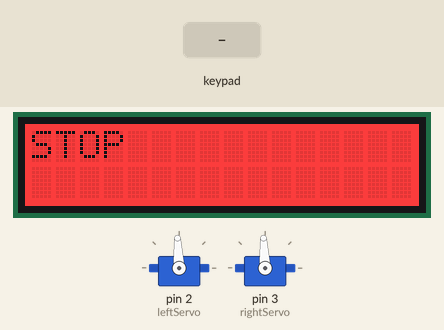
Simulated run of this sketch. Board: Arduino Uno, built with avr-gcc and run on an emulated ATmega328P. Shown: 2 × servo, 16×2 character LCD. The inputs (shaded band) are chosen by the test bench.

Above: at 1.2 s.
1.3 s: key 'L' pressed
At 2.0 s:
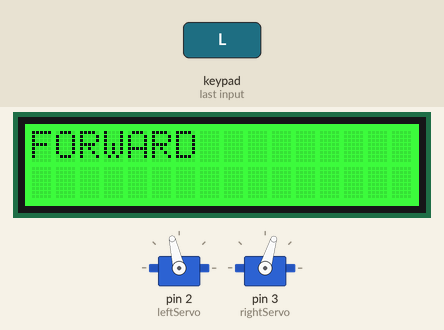
At 4.5 s:
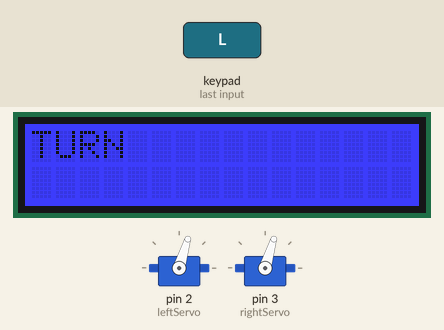
Timing chart, 0 to 10.3 s (numbered marks = the images above; inputs shaded):
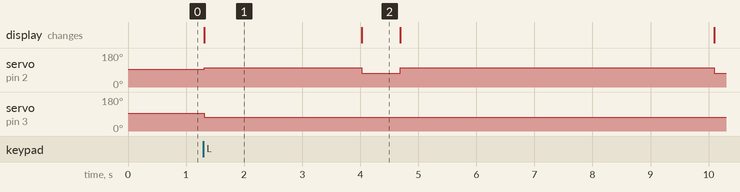

Measured:
- after the input at 1.3 s, servo on pin 2 (leftServo): 93° → 103° at once, → 73° 2.7 s later, → 103° 0.66 s later, → 73° 5.4 s later; servo on pin 3 (rightServo): 93° → 73° at once; the display: changes at once (image 1)
- what the display in image 1 shows lasts 2.7 s, from 1.3 s to 4.0 s
- what the display in image 2 shows lasts 0.7 s, from 4.0 s to 4.7 s

The sketch:

clockwise.ino
```cpp
/* Description
  The robot moves in a square trajectory with 30 inches of every side.
*/
#include <Servo.h>
#include <Adafruit_RGBLCDShield.h>

Adafruit_RGBLCDShield lcd = Adafruit_RGBLCDShield();

Servo leftServo;
Servo rightServo;

unsigned long timeElapsed;
uint8_t buttons;
long last;  //last time you switched operations
int stepCount = 0;  //to keep track of steps. total of 11 steps from 0 to 10.
int state = 0; //to choose between different states. 0 is stop. 1 is forward. 2 is turning.
int mode = 0; //to choose between left and right turn modes. 1 is left. 2 is right.
int turning = 0; //to keep track of whether the bot is turning or not. 1 is No. 2 is Yes.
bool action = false;  //whether the bot is moving/needs to move or not
unsigned long distanceThreshold;  //distance threshold for moving forward and choosing between 15 inches and 30 inches.
unsigned long turnThreshold = 640;  //distance threshold for turning 90 degrees right or left.

#define RED 0x1
#define YELLOW 0x3
#define GREEN 0x2
#define TEAL 0x6
#define BLUE 0x4
#define VIOLET 0x5
#define WHITE 0x7

void switchState();
void moveForward();
void moveBack();
void moveStop();
void moveLeft();
void moveRight();
void turnRight();
void turnLeft();
void updateDistanceThreshold();

void setup()
{
  leftServo.attach(2);
  rightServo.attach(3);
  moveStop();
  lcd.begin(16, 2);
  lcd.clear();
  lcd.setCursor(0, 0);
  lcd.print("STOP");
  lcd.setBacklight(RED);
}

void loop()
{
  timeElapsed = millis();
  buttons = lcd.readButtons();

  switchState();

  switch(state)
  {
    case 0: // for stop state
        action = false; // not moving
        turning = 0; // not turning
        moveStop();
      break;
    case 1: // for forward state
      if (timeElapsed - last < distanceThreshold)
      {
        turning = 1;
        action = true; // moving
        moveForward(); // move forward
      }
      else
      {
        turning = 2; // turning
        action = false; // not moving
      }
      break;
    case 2: // for turning state
      if (timeElapsed - last < turnThreshold)
      {
        turning = 2; // turning
        action = true; // moving
        if (mode == 1)
          turnLeft();
        else
          turnRight();
      }
      else
      {
        turning = 1;
        action = false;
      }
      break;
  }

  delay(10);
}

void moveForward()
{
  leftServo.writeMicroseconds(1605);
  rightServo.writeMicroseconds(1300);
}

void moveBack()
{
  leftServo.writeMicroseconds(1300);
  rightServo.writeMicroseconds(1700);
}

void moveStop()
{
  leftServo.writeMicroseconds(1500);
  rightServo.writeMicroseconds(1500);
}

void moveRight()  // Dia 30 inches
{
  leftServo.writeMicroseconds(1604);
  rightServo.writeMicroseconds(1450);
}

void moveLeft()  // Dia 30 inches
{
  leftServo.writeMicroseconds(1551);
  rightServo.writeMicroseconds(1400);
}

void turnRight()  //90 degree right turn
{
  leftServo.writeMicroseconds(1700);
  rightServo.writeMicroseconds(1700);
}

void turnLeft()  //90 degree left turn
{
  leftServo.writeMicroseconds(1300);
  rightServo.writeMicroseconds(1300);
}

void updateDistanceThreshold()
{
  if (stepCount == 1)
    distanceThreshold = 2700; //for a distance of 15 inches
  else if (stepCount == 9)
    distanceThreshold = 2700; //for a distance of 15 inches
  else
    distanceThreshold = 5400; //for a distance of 30 inches
}

void switchState()
{
  if (stepCount == 9 && action == false)  // Stop state transition
  {
    state = 0; //for stop state
    last = timeElapsed;
    mode = 0;
    stepCount =  0;
    lcd.clear();
    lcd.setCursor(0, 0);
    lcd.print("STOP");
    lcd.setBacklight(RED);
  }
  else if (((buttons & BUTTON_LEFT) && action == false) || (turning == 1 && action == false && mode == 1))  //Forward state transition with mode left
  {
    state = 1;  //setting state as forward
    mode = 1; //setting mode left
    last = timeElapsed;
    stepCount =  stepCount + 1;
    updateDistanceThreshold();
    lcd.clear();
    lcd.setCursor(0, 0);
    lcd.print("FORWARD");
    lcd.setBacklight(GREEN);
  }
  else if (((buttons & BUTTON_RIGHT) && action == false) || (turning == 1 && action == false && mode == 2)) //Forward state transition with mode right
  {
    state = 1; //setting state as forward
    mode = 2; //for mode right
    last = timeElapsed;
    stepCount =  stepCount + 1;
    updateDistanceThreshold();
    lcd.clear();
    lcd.setCursor(0, 0);
    lcd.print("FORWARD");
    lcd.setBacklight(GREEN);

  }
  else if (turning == 2 && action == false) //Turning state transition
  {
    state = 2; //for turn state
    last = timeElapsed;
    stepCount =  stepCount + 1;
    lcd.clear();
    lcd.setCursor(0, 0);
    lcd.print("TURN");
    lcd.setBacklight(BLUE);
  }
}
```
